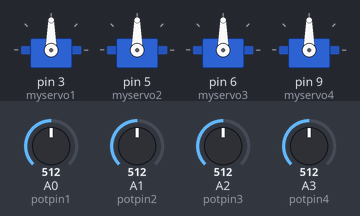
Simulated run of this sketch. Board: Arduino Uno, built with avr-gcc and run on an emulated ATmega328P. Parts: 4 × servo. The inputs (shaded band) are chosen by the test bench; at power-on: A0 (potpin1) = 512, A1 (potpin2) = 512, A2 (potpin3) = 512, A3 (potpin4) = 512.

Above: at 1.2 s.
1.3 s: A0 (potpin1) set to 716
At 2.2 s:
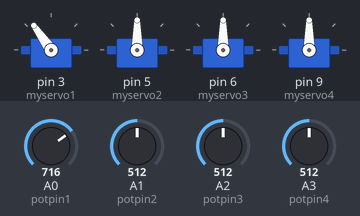
2.8 s: A1 (potpin2) set to 716
At 3.7 s:
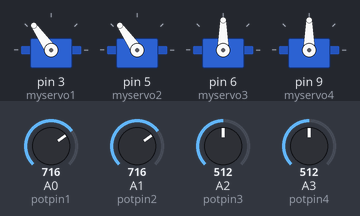
4.3 s: A2 (potpin3) set to 716
At 5.1 s:
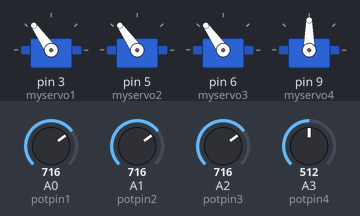
5.8 s: A3 (potpin4) set to 716
At 6.6 s:
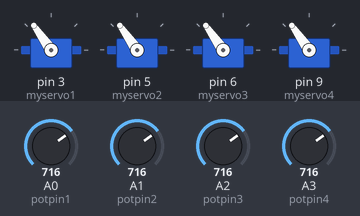
7.3 s: A0 (potpin1) set to 992
At 8.1 s:
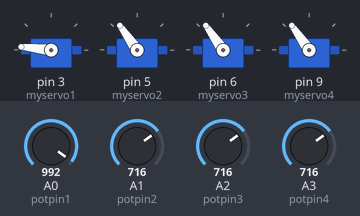
8.8 s: A1 (potpin2) set to 992
At 9.5 s:
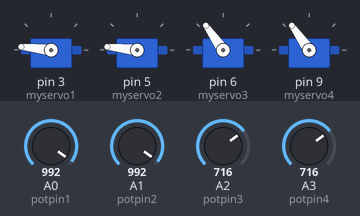
Timing chart, 0 to 11.3 s (numbered marks = the images above; inputs shaded):
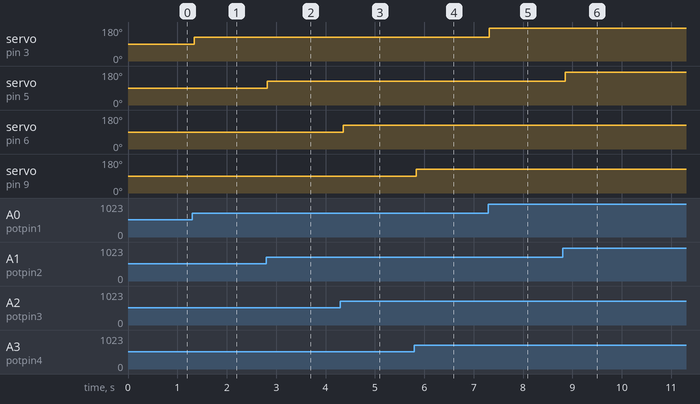

The sketch:

Robotic_Arm_Potentiometer_Control.ino
```cpp
/*
 Controlling a servo position using a potentiometer (variable resistor)
 http://bit.ly/MertArduino
*/

#include <Servo.h>

// create servo object to control a servo
Servo myservo1;
Servo myservo2;
Servo myservo3;
Servo myservo4;

// analog pin used to connect the potentiometer
int potpin1 = 0;
int potpin2 = 1;
int potpin3 = 2;
int potpin4 = 3;

// variable to read the value from the analog pin
int val1;
int val2;
int val3;
int val4;


void setup() {
  // attaches the servos on digital (PWM) pins to the servo object
  myservo1.attach(3);
  myservo2.attach(5);
  myservo3.attach(6);
  myservo4.attach(9);
}

void loop() {
  val1 = analogRead(potpin1);             // reads the value of the potentiometer (value between 0 and 1023)
  val1 = map(val1, 0, 1023, 0, 180);      // scale it to use it with the servo (value between 0 and 180)
  myservo1.write(val1);                   // sets the servo position according to the scaled value
  delay(15);                              // waits for the servo to get there

  val2 = analogRead(potpin2);
  val2 = map(val2, 0, 1023, 0, 180);
  myservo2.write(val2);
  delay(15);

  val3 = analogRead(potpin3);
  val3 = map(val3, 0, 1023, 0, 180);
  myservo3.write(val3);
  delay(15);

  val4 = analogRead(potpin4);
  val4 = map(val4, 0, 1023, 0, 180);
  myservo4.write(val4);
  delay(15);
}
```

Measured:
- after the input at 1.3 s, servo on pin 3 (myservo1): 90° → 125° at once
- after the input at 2.8 s, servo on pin 5 (myservo2): 90° → 125° at once
- after the input at 4.3 s, servo on pin 6 (myservo3): 90° → 125° after 0.06 s
- after the input at 5.8 s, servo on pin 9 (myservo4): 90° → 125° at once
- after the input at 7.3 s, servo on pin 3 (myservo1): 125° → 174° at once
- after the input at 8.8 s, servo on pin 5 (myservo2): 125° → 174° after 0.05 s
